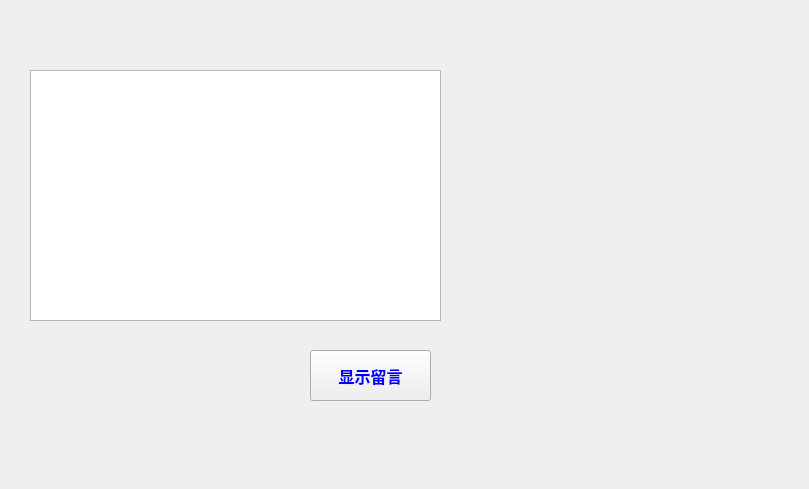
   <widget class="QWidget" name="tab_6">
    <attribute name="title">
     <string>Get Messages</string>
    </attribute>
    <widget class="QLabel" name="label_23">
     <property name="geometry">
      <rect>
       <x>0</x>
       <y>0</y>
       <width>800</width>
       <height>480</height>
      </rect>
     </property>
     <property name="text">
      <string/>
     </property>
     <property name="pixmap">
      <pixmap resource="image.qrc">:/new/prefix2/home.png</pixmap>
     </property>
     <property name="scaledContents">
      <bool>true</bool>
     </property>
    </widget>
    <widget class="QTextEdit" name="textEdit_3">
     <property name="geometry">
      <rect>
       <x>30</x>
       <y>70</y>
       <width>411</width>
       <height>251</height>
      </rect>
     </property>
    </widget>
    <widget class="QPushButton" name="pushButton_6">
     <property name="geometry">
      <rect>
       <x>310</x>
       <y>350</y>
       <width>121</width>
       <height>51</height>
      </rect>
     </property>
     <property name="palette">
      <palette>
       <active>
        <colorrole role="ButtonText">
         <brush brushstyle="SolidPattern">
          <color alpha="255">
           <red>0</red>
           <green>0</green>
           <blue>255</blue>
          </color>
         </brush>
        </colorrole>
       </active>
       <inactive>
        <colorrole role="ButtonText">
         <brush brushstyle="SolidPattern">
          <color alpha="255">
           <red>0</red>
           <green>0</green>
           <blue>255</blue>
          </color>
         </brush>
        </colorrole>
       </inactive>
       <disabled>
        <colorrole role="ButtonText">
         <brush brushstyle="SolidPattern">
          <color alpha="255">
           <red>118</red>
           <green>116</green>
           <blue>108</blue>
          </color>
         </brush>
        </colorrole>
       </disabled>
      </palette>
     </property>
     <property name="font">
      <font>
       <pointsize>12</pointsize>
       <weight>75</weight>
       <bold>true</bold>
      </font>
     </property>
     <property name="text">
      <string>显示留言</string>
     </property>
    </widget>
    <widget class="QLabel" name="label_24">
     <property name="geometry">
      <rect>
       <x>430</x>
       <y>0</y>
       <width>191</width>
       <height>171</height>
      </rect>
     </property>
     <property name="text">
      <string/>
     </property>
     <property name="pixmap">
      <pixmap resource="image.qrc">:/new/prefix2/myheart.png</pixmap>
     </property>
     <property name="scaledContents">
      <bool>true</bool>
     </property>
    </widget>
   </widget>
